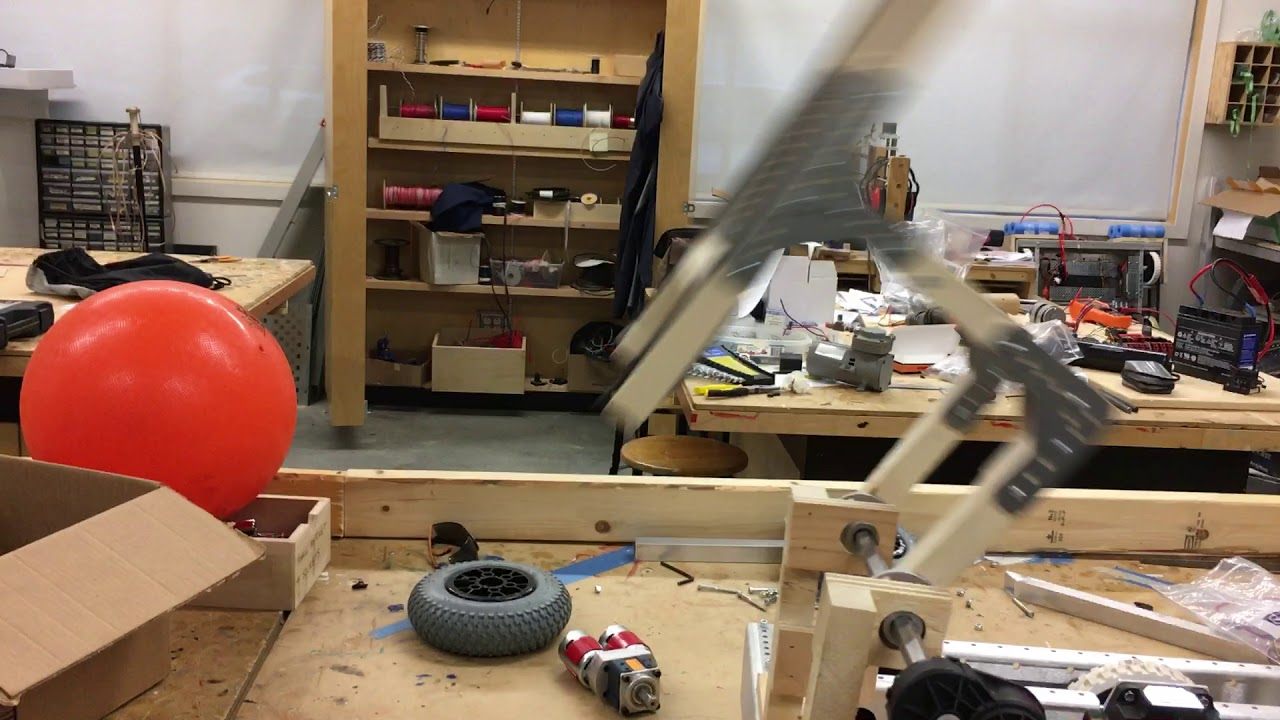
#> input picture ComputerVision/ball-Images/cutoffBall.jpg, 1280 x 720 px, given in place of the camera
$ python cv_test.py   (older library calls are emulated)
#> lines starting #> are read from the running program, lines starting #| are printed output that depends on the picture; after the words box and inside, x2 and y2 are one past the last pixel; in counts of white or black regions, pixels touching at a corner belong together
import cv2
import numpy as np
import random

cap = cv2.VideoCapture(0)

if not cap.isOpened:
	raise IOError("Cannot open Webcam")

while True:
	ret, frame = cap.read()
#> frame is the input picture: shape (720, 1280, 3); mean B, G, R 97.6, 115.8, 139.5
	#cv2.imshow('Input', frame)


	imgray = cv2.cvtColor(frame, cv2.COLOR_BGR2GRAY)
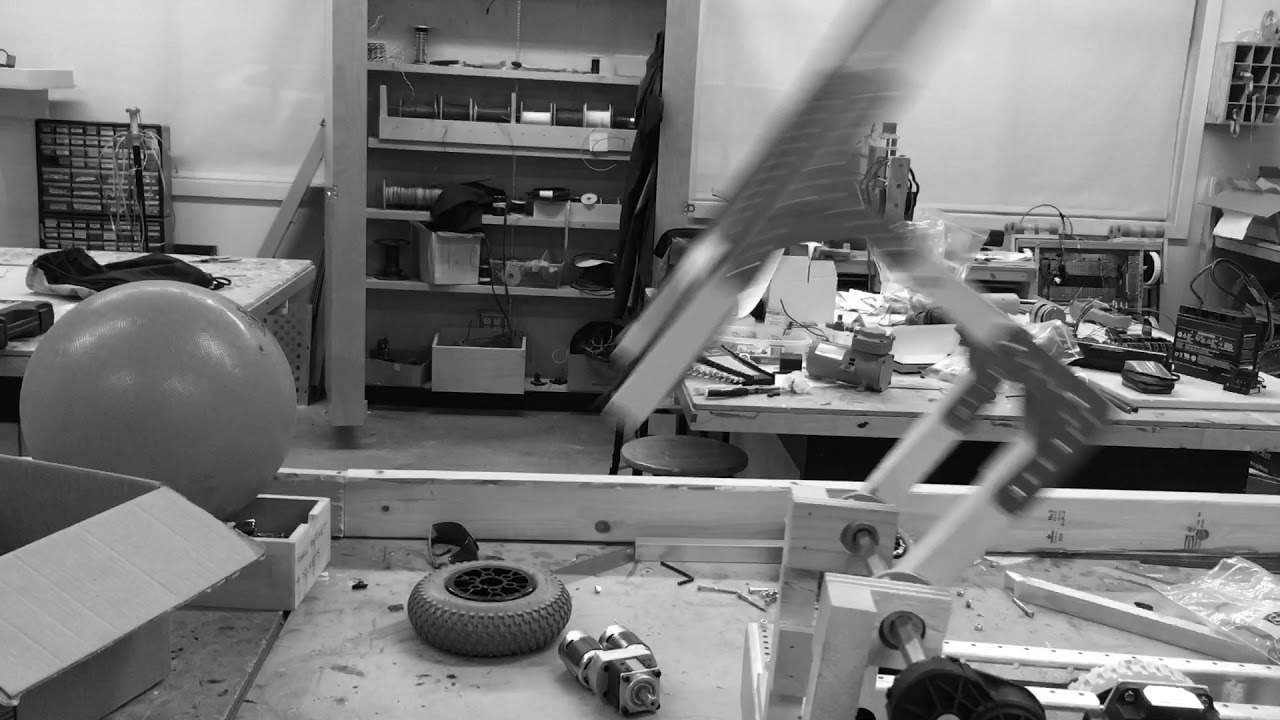
#> imgray: shape (720, 1280); min 0, max 255, mean 120.8
	im3 = cv2.adaptiveThreshold(imgray, 255, cv2.ADAPTIVE_THRESH_MEAN_C, cv2.THRESH_BINARY, 5, 10)
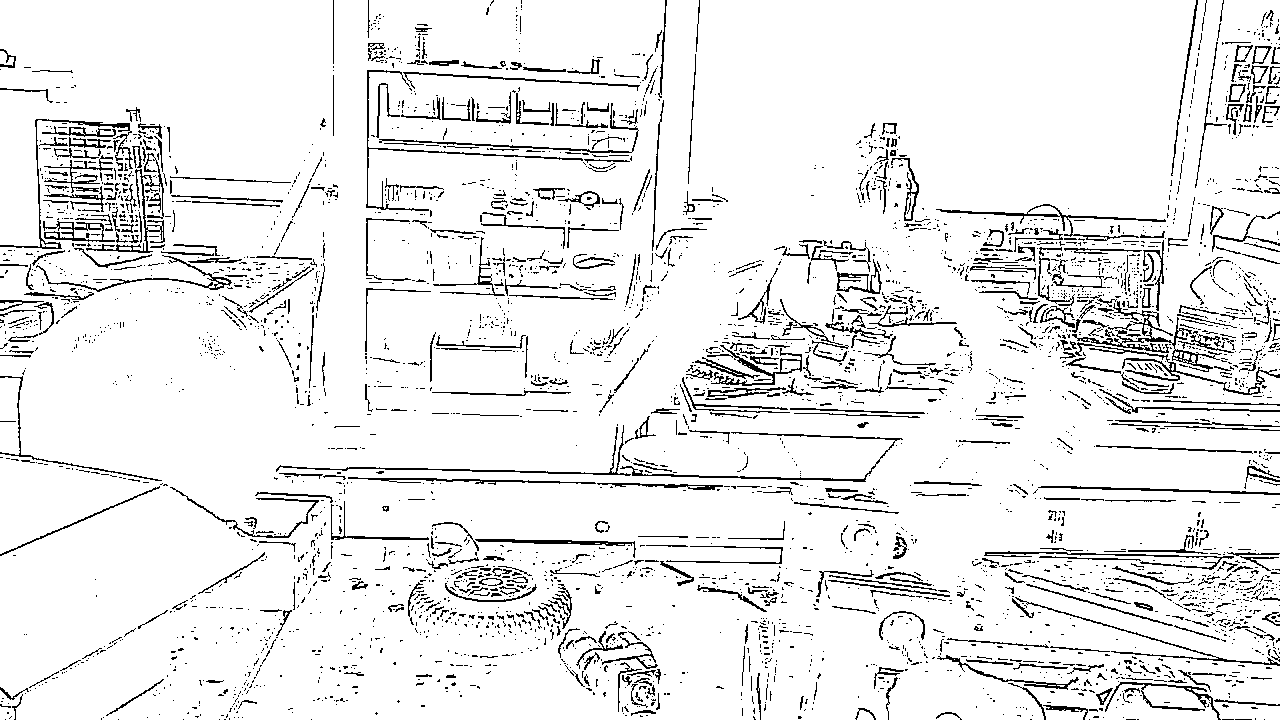
#> im3: shape (720, 1280); 92% white; black in thin lines or dots
	ret2,thresh = cv2.threshold(imgray,220,255,0)
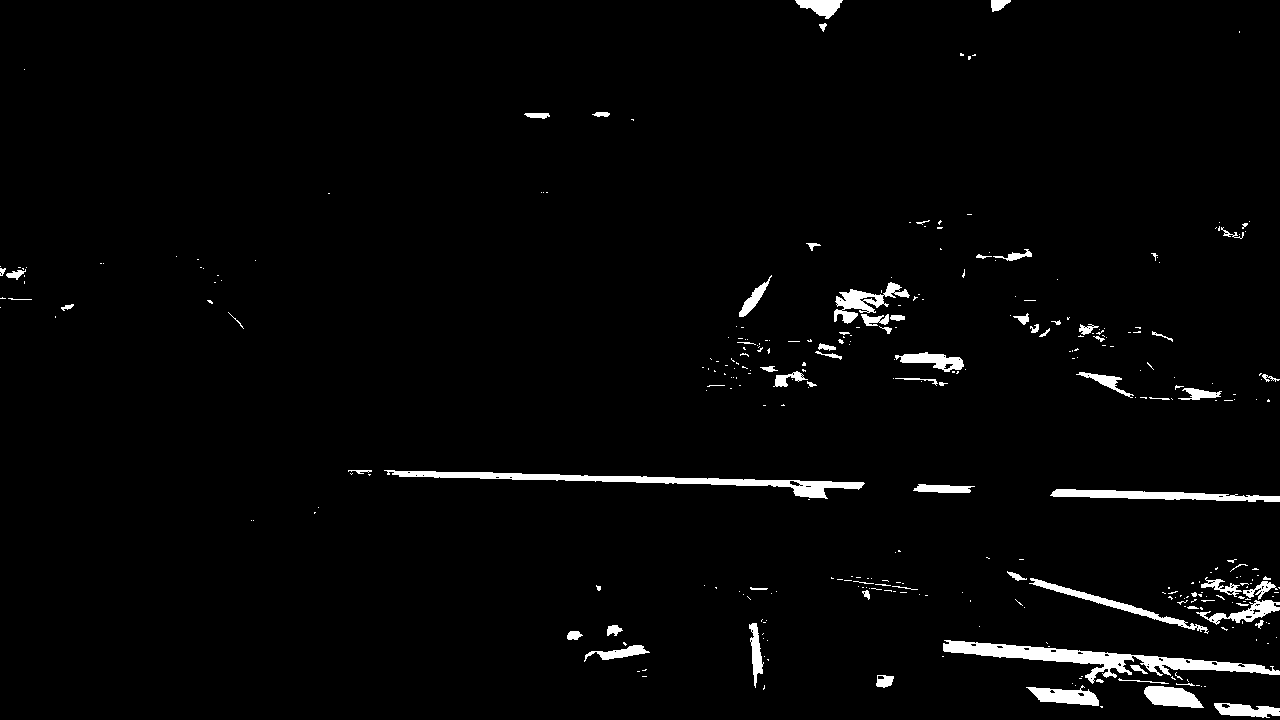
#> thresh: shape (720, 1280); 2.4% white; 339 white regions (263 under 20 px)
	im2,contours,hierarchy = cv2.findContours(im3,cv2.RETR_TREE,cv2.CHAIN_APPROX_SIMPLE)
#> contours = 5128 contours, 4122 with area under 20; largest, box (x1, y1, x2, y2) and area: (0, 0, 1280, 720) 907428, (365, 69, 584, 212) 1290, (0, 377, 21, 455) 1286, (275, 424, 632, 477) 1208, (983, 550, 1235, 571) 1050
	# [8 lines of commented-out code are left out]
	cv2.drawContours(frame, contours, -1, (0,0,0), 1)
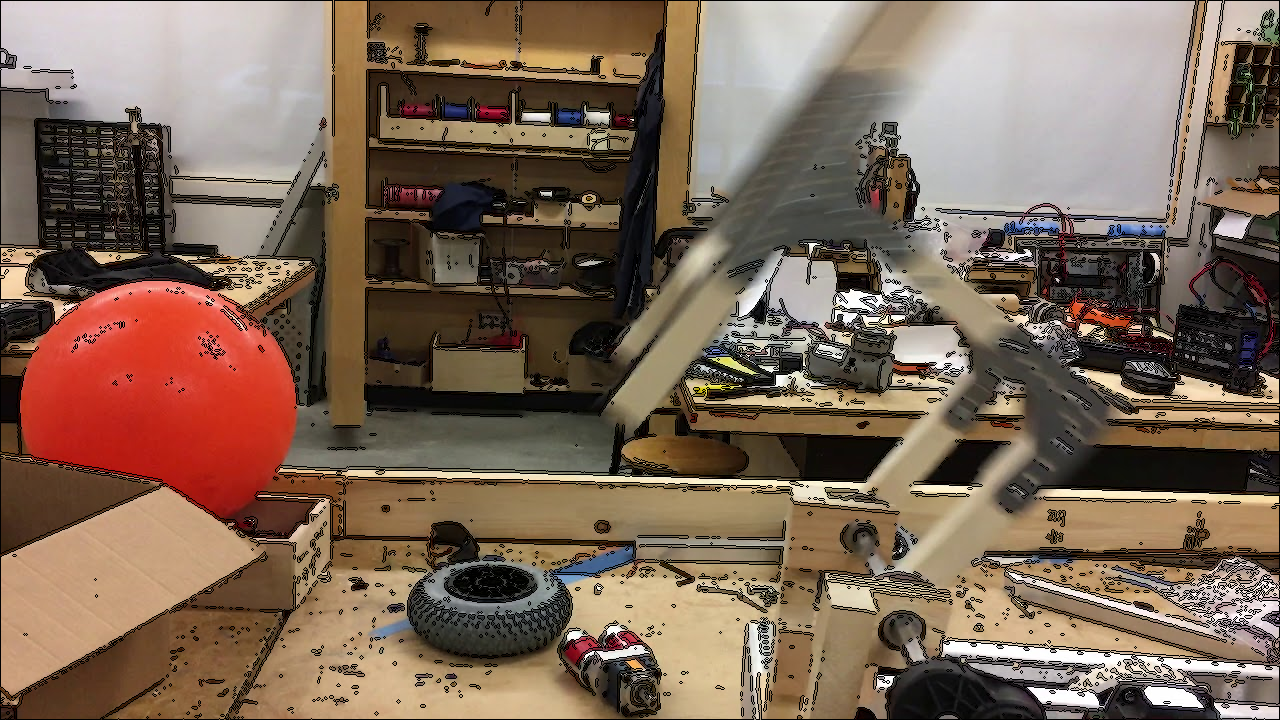
#> frame: shape (720, 1280, 3); 10.7% of pixels changed, all inside (x1, y1, x2, y2) = (0, 0, 1280, 720)
	#cv2.imshow('Input', im3)
	#cv2.imshow('1', imgray)
	cv2.imshow('2', frame)
	cv2.imshow('just lines', im2)

	c = cv2.waitKey(1);
#> (key Esc is pressed here)
	if (c == 27):
		break

cap.release()
cv2.destroyAllWindows()

$ run again, on ComputerVision/ball-Images/easyBall2.jpg
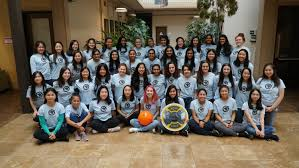
#> input picture ComputerVision/ball-Images/easyBall2.jpg, 299 x 168 px, given in place of the camera
#> frame is the input picture: shape (168, 299, 3); mean B, G, R 84.1, 97.8, 107.5
#> `im3 = cv2.adaptiveThreshold(imgray, 255, cv2.ADAPTIVE_THRESH_MEAN_C, c..`:
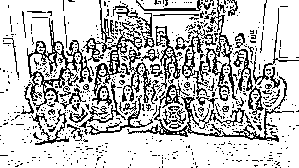
#> im3: shape (168, 299); 76.5% white; black in thin lines or dots
#> thresh: shape (168, 299); 0.26% white in thin lines or dots, all inside (x1, y1, x2, y2) = (33, 0, 283, 130)
#> contours = 1170 contours, 1019 with area under 20; largest, box (x1, y1, x2, y2) and area: (0, 0, 299, 168) 48762, (26, 17, 94, 113) 2138, (180, 96, 283, 143) 814, (93, 34, 129, 89) 656, (154, 25, 182, 84) 566
#> `cv2.drawContours(frame, contours, -1, (0,0,0), 1)`:
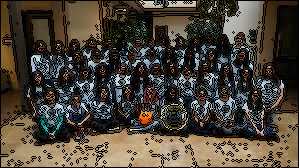
#> frame: shape (168, 299, 3); mean B, G, R 55.2, 66.1, 73.9

$ run again, on ComputerVision/ball-Images/robotBall.jpg
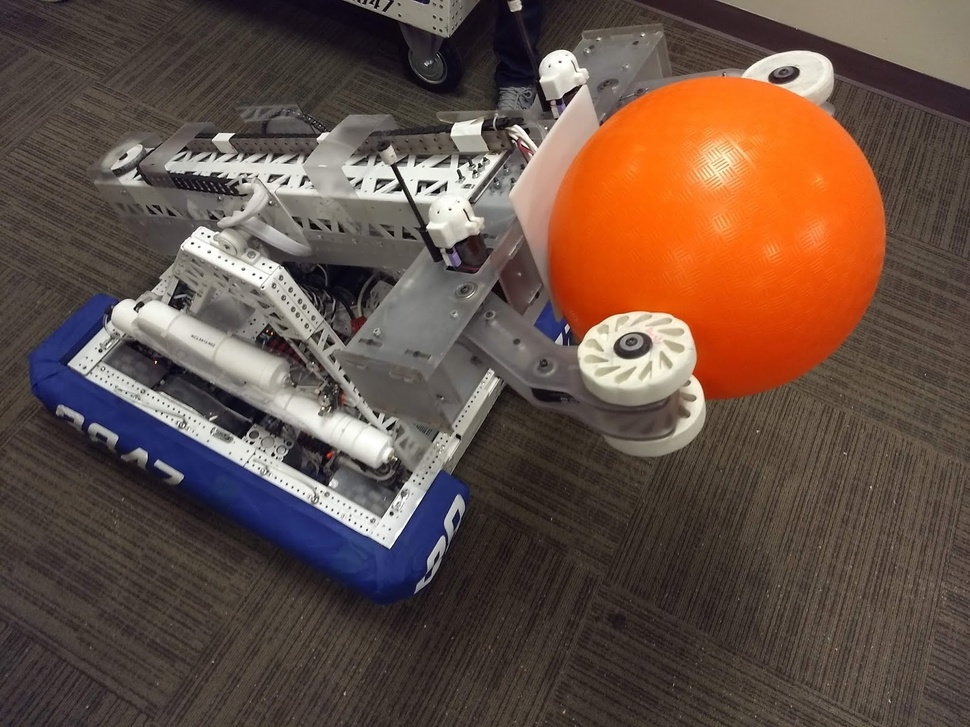
#> input picture ComputerVision/ball-Images/robotBall.jpg, 970 x 727 px, shrunk from 1600 x 1200 before the run, given in place of the camera
#> frame is the input picture: shape (727, 970, 3); mean B, G, R 68.5, 79.7, 102.1
#> `im3 = cv2.adaptiveThreshold(imgray, 255, cv2.ADAPTIVE_THRESH_MEAN_C, c..`:
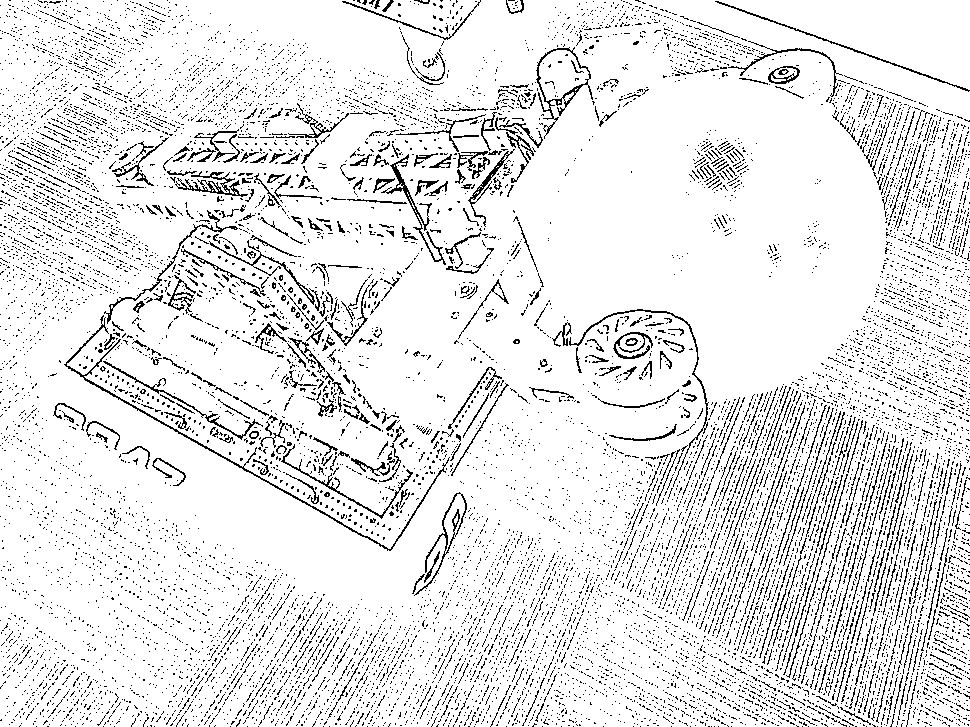
#> im3: shape (727, 970); 90.3% white; black in thin lines or dots
#> thresh: shape (727, 970); 3% white; 262 white regions (222 under 20 px)
#> contours = 17908 contours, 17127 with area under 20; largest, box (x1, y1, x2, y2) and area: (0, 0, 970, 727) 701910, (63, 317, 447, 552) 1673, (385, 153, 447, 266) 836, (568, 308, 709, 429) 699, (535, 47, 592, 121) 550
#> `cv2.drawContours(frame, contours, -1, (0,0,0), 1)`:
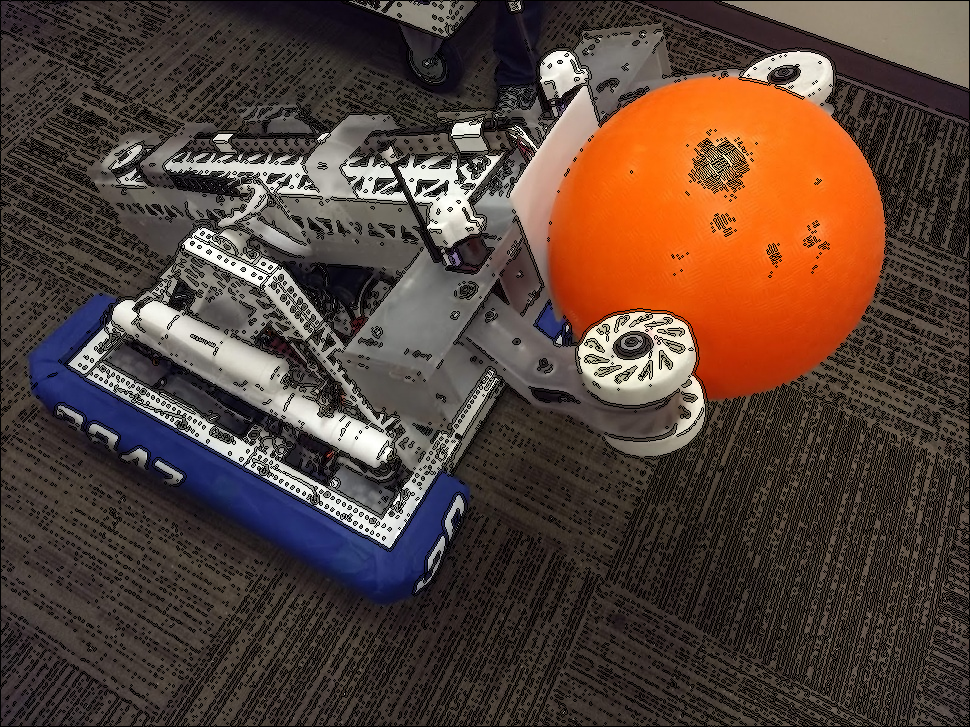
#> frame: shape (727, 970, 3); 18.13% of pixels changed, all inside (x1, y1, x2, y2) = (0, 0, 970, 727)
